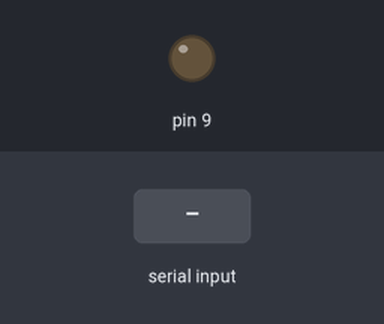
This sketch was run on a simulated Arduino Uno, built with avr-gcc and run on an emulated ATmega328P. Parts: output pins drawn as LEDs (lit = HIGH). The inputs (shaded band) are chosen by the test bench.

Above: at 1.2 s.
1.3 s: "90,45\n" received over Serial
At 1.7 s:
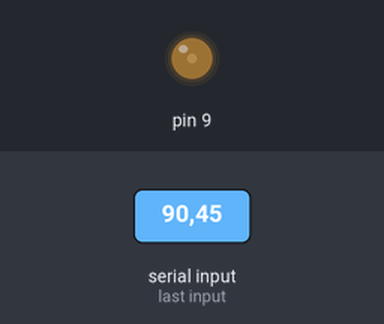
3.8 s: "30,150\n" received over Serial
At 4.6 s:
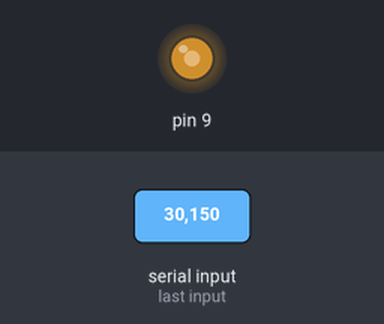
6.3 s: "200\n" received over Serial
At 6.7 s:
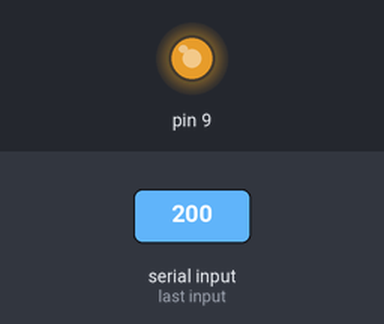
Timing chart, 0 to 9.3 s (numbered marks = the images above; inputs shaded):
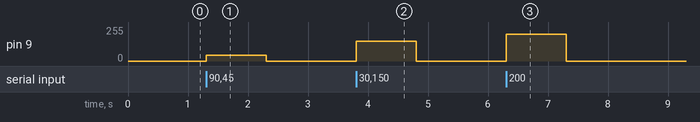

Measured:
- after the input at 1.3 s, pin 9: 0/255 → 45/255 at once, → 0/255 1.0 s later
- after the input at 3.8 s, pin 9: 0/255 → 150/255 at once, → 0/255 1.0 s later
- after the input at 6.3 s, pin 9: 0/255 → 200/255 at once, → 0/255 1.0 s later

The sketch:

Serial_receive_value.ino
```cpp
void setup() {
  Serial.begin(9600);
  pinMode(9, OUTPUT);
}

void loop() {
  if(Serial.available()>0){
    long int v = Serial.parseInt();
    analogWrite(9, v);
  }
}
```
